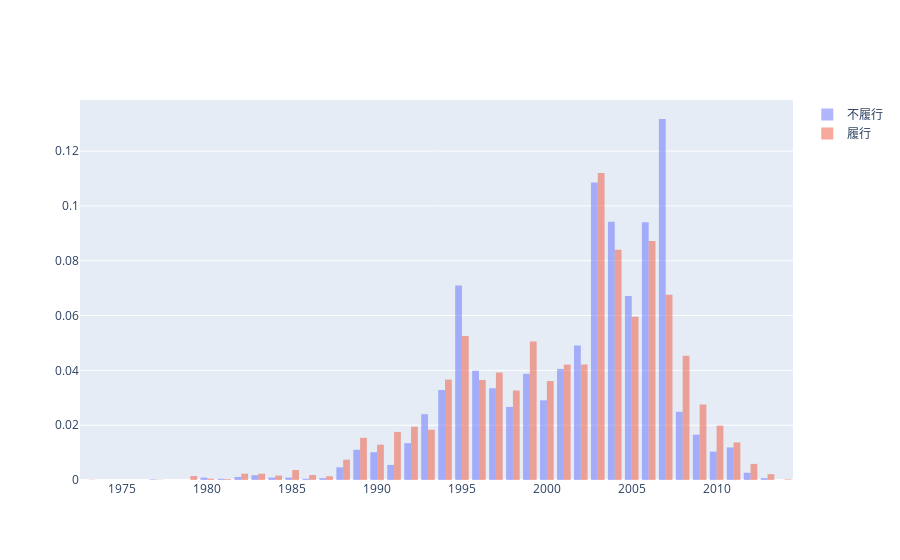

Here is the notebook cell this chart was saved with:
### Code cell
fig = go.Figure()
fig.add_trace(go.Histogram(x=train_data[train_data["MIS_Status"]==0]["ApprovalDate"].apply(lambda x: x.year), histnorm='probability', opacity=0.5, name="不履行"))
fig.add_trace(go.Histogram(x=train_data[train_data["MIS_Status"]==1]["ApprovalDate"].apply(lambda x: x.year), histnorm='probability', opacity=0.5, name="履行"))
fig.show()

### Figure 1 — Plotly figure (JSON) as saved in the notebook; plotly's stock layout.template omitted (floating-point values rounded to 4 significant figures; data arrays with more than 128 entries replaced by an {"elided": "..."} marker saying what was removed)
{"data": [{"histnorm": "probability", "name": "不履行", "opacity": 0.5, "type": "histogram", "x": {"elided": "4540 int values"}}, {"histnorm": "probability", "name": "履行", "opacity": 0.5, "type": "histogram", "x": {"elided": "37767 int values"}}], "layout": {"autosize": true, "xaxis": {"autorange": true, "range": [1972.0, 2014.0], "type": "linear"}, "yaxis": {"autorange": true, "range": [0, 0.1387]}}}
